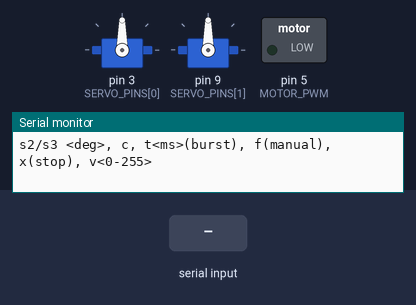
Bench run of a sketch on a simulated Arduino Uno, built with avr-gcc and run on an emulated ATmega328P. Parts: 2 × servo, switched loads named in the sketch (green lamp = pin HIGH), the last lines printed to the serial monitor. The test bench sets the inputs (shaded band).

Above: at 1.2 s.
1.3 s: "f\n" received over Serial
At 2.1 s:
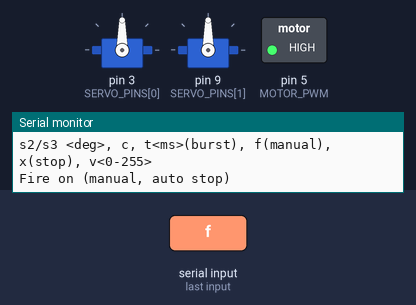
2.8 s: "v90\n" received over Serial
At 3.3 s:
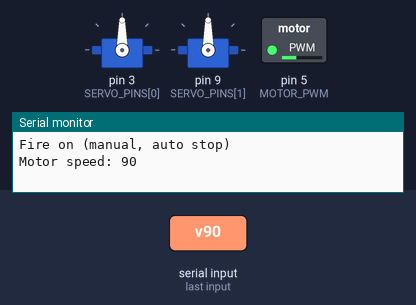
Timing chart, 0 to 7.8 s (numbered marks = the images above; inputs shaded):
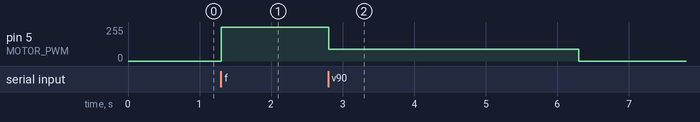

Measured:
- after the input at 1.3 s, pin 5 (MOTOR_PWM): 0/255 → 255/255 at once
- after the input at 2.8 s, pin 5 (MOTOR_PWM): 255/255 → 90/255 at once, → 0/255 3.5 s later

The sketch:

model_control.ino
```cpp
/*
  실험계획 2단계: 서보 2개(pan D3, tilt D9) + 전동건 DC모터 1개(N채널 MOSFET, D5) 통합 펌웨어.

  사격 방식: 전동건(AEG). DC모터가 도는 동안 기어박스가 연사하므로 피더 서보와 플라이휠은 없다.
  모터는 "t<ms>" 명령으로 정해진 시간만 돌고 펌웨어가 스스로 끈다. PC 쪽 프로그램이 멈추거나
  시리얼이 끊겨도 모터가 계속 돌지 않게 하기 위함 (최대 MAX_FIRE_MS로 제한).

  배선:
    서보(D3) = pan (포탑 베이스 회전)
    서보(D9) = tilt (포신 고저각)
    MOSFET 게이트 = D5 (PWM, Timer0. Servo 라이브러리와 충돌 없음)

    모터 전원(+) ── 모터 ── MOSFET 드레인
    MOSFET 소스 ── GND (모터 전원 GND와 아두이노 GND 공통 연결 필수)
    D5 ── 220Ω ── 게이트,  게이트-소스 사이 10kΩ 풀다운
    플라이백 다이오드: 모터 양단, 캐소드(띠)를 모터 전원(+) 쪽으로
    (전동건 모터는 기동 전류가 수십 A까지 튈 수 있으니 MOSFET/배선/전원 용량 확인)

  시리얼 프로토콜 (9600 baud, s번호는 기존과 호환되게 s2/s3 유지):
    s2 45    : pan(D3) 목표각
    s3 120   : tilt(D9) 목표각
    c        : pan/tilt 모두 90도
    t1500    : 1500ms 동안 사격 (모터 ON 후 자동 OFF)
    f        : 수동 테스트용 사격 ON (MAX_FIRE_MS 후 자동 OFF)
    x        : 즉시 사격 정지
    v200     : 모터 PWM 세기(0~255). 모터 정격보다 전원 전압이 높을 때 낮춤
*/

#include <Servo.h>

// ---------- 서보 (인덱스 0 = pan D3 = "s2", 1 = tilt D9 = "s3") ----------
const int N_SERVO = 2;
const int SERVO_PINS[N_SERVO] = {3, 9};
const float SERVO_MIN[N_SERVO] = {10.0, 20.0};
const float SERVO_MAX[N_SERVO] = {170.0, 160.0};
const float SERVO_CENTER[N_SERVO] = {90.0, 90.0};

Servo servos[N_SERVO];
float servoCurrent[N_SERVO];
float servoTarget[N_SERVO];

const float STEP_DEG_PER_TICK = 1.0;   // 슬루레이트 제한 (15ms당 1도)
const unsigned long TICK_MS = 15;
unsigned long lastTickMs = 0;

// ---------- 전동건 DC모터 (MOSFET) ----------
const int MOTOR_PWM = 5;
const unsigned long MAX_FIRE_MS = 5000;   // 한 번에 최대 사격 시간 (안전장치)

int motorSpeed = 255;          // 전동건은 기본 최대 출력
bool firing = false;
unsigned long fireStartMs = 0;
unsigned long fireDurationMs = 0;

void startFire(unsigned long ms) {
  if (ms > MAX_FIRE_MS) ms = MAX_FIRE_MS;
  fireStartMs = millis();
  fireDurationMs = ms;
  firing = true;
  analogWrite(MOTOR_PWM, motorSpeed);
}

void stopFire() {
  firing = false;
  analogWrite(MOTOR_PWM, 0);
}

void updateFire() {
  if (firing && millis() - fireStartMs >= fireDurationMs) {
    stopFire();
    Serial.println(F("Fire done"));
  }
}

// ---------- 서보 슬루레이트 제어 ----------
void setServoTarget(int idx, float angle) {
  servoTarget[idx] = constrain(angle, SERVO_MIN[idx], SERVO_MAX[idx]);
}

void updateServos() {
  unsigned long now = millis();
  if (now - lastTickMs < TICK_MS) return;
  lastTickMs = now;

  for (int i = 0; i < N_SERVO; i++) {
    float diff = servoTarget[i] - servoCurrent[i];
    if (diff > STEP_DEG_PER_TICK) diff = STEP_DEG_PER_TICK;
    if (diff < -STEP_DEG_PER_TICK) diff = -STEP_DEG_PER_TICK;
    servoCurrent[i] += diff;
    servos[i].write((int)servoCurrent[i]);
  }
}

// 숫자 부분 파싱: 비어 있거나 숫자로 시작하지 않으면 -1
long parseNumber(String s) {
  s.trim();
  if (s.length() == 0 || !isDigit(s[0])) return -1;
  return s.toInt();
}

// ---------- 명령 처리 ----------
void handleCommand(String input) {
  if (input == "x") {
    stopFire();
    Serial.println(F("Fire stop"));
  }
  else if (input == "f") {
    startFire(MAX_FIRE_MS);
    Serial.println(F("Fire on (manual, auto stop)"));
  }
  else if (input.startsWith("t")) {
    long ms = parseNumber(input.substring(1));
    if (ms <= 0) {
      Serial.println(F("Fire time error (ex: t1500)"));
    } else {
      startFire((unsigned long)ms);
      Serial.print(F("Fire for ms: "));
      Serial.println(fireDurationMs);
    }
  }
  else if (input.startsWith("v")) {
    long v = parseNumber(input.substring(1));
    if (v < 0 || v > 255) {
      Serial.println(F("Speed range error (ex: v200)"));
    } else {
      motorSpeed = (int)v;
      if (firing) analogWrite(MOTOR_PWM, motorSpeed);
      Serial.print(F("Motor speed: "));
      Serial.println(motorSpeed);
    }
  }
  else if (input.startsWith("s") && input.length() >= 2) {
    char n = input.charAt(1);
    long angle = parseNumber(input.substring(2));
    int idx = (n == '2') ? 0 : (n == '3') ? 1 : -1;
    if (n == '1') {
      Serial.println(F("s1 (feeder) removed: AEG mode"));
    } else if (idx < 0) {
      Serial.println(F("Servo is s2(pan) or s3(tilt)"));
    } else if (angle < 0 || angle > 180) {
      Serial.println(F("Angle is 0~180 (ex: s2 90)"));
    } else {
      setServoTarget(idx, (float)angle);
    }
  }
  else if (input == "c") {
    for (int i = 0; i < N_SERVO; i++) setServoTarget(i, SERVO_CENTER[i]);
    Serial.println(F("Pan/tilt -> center"));
  }
  else {
    Serial.print(F("Unknown command: "));
    Serial.println(input);
  }
}

void setup() {
  Serial.begin(9600);
  Serial.setTimeout(50);

  pinMode(MOTOR_PWM, OUTPUT);
  stopFire();

  for (int i = 0; i < N_SERVO; i++) {
    servos[i].attach(SERVO_PINS[i]);
    servoCurrent[i] = SERVO_CENTER[i];
    servoTarget[i] = SERVO_CENTER[i];
    servos[i].write((int)servoCurrent[i]);
  }

  Serial.println(F("=== model_control: pan(D3)/tilt(D9) + AEG motor(MOSFET D5) ==="));
  Serial.println(F("s2/s3 <deg>, c, t<ms>(burst), f(manual), x(stop), v<0-255>"));
}

void loop() {
  if (Serial.available()) {
    String input = Serial.readStringUntil('\n');
    input.trim();
    if (input.length() > 0) handleCommand(input);
  }
  updateFire();
  updateServos();
}
```
